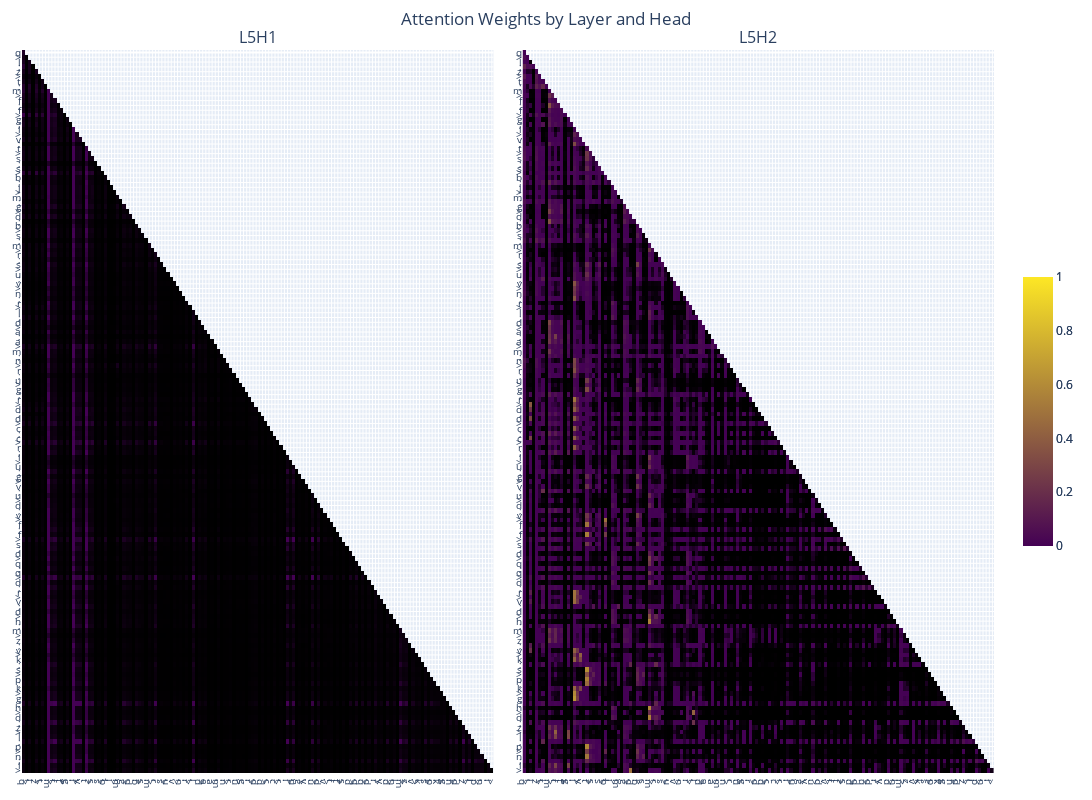

The code cell stored with this chart in its notebook:
### Code cell
weights = [attn_weight.detach().cpu().numpy()[0] for attn_weight in attn_weights]
plotly_fig = get_fig(weights, list(prompt), base_height=800, selected_layers=[4], selected_heads=[0, 1], selected_x_toks=list(range(400, 550)), selected_y_toks=list(range(400, 550)))
plotly_fig.write_html("assets/l5_attn_map.html")
plotly_fig.show()

### Figure 1 — Plotly figure (JSON) as saved in the notebook; plotly's stock layout.template omitted (floating-point values rounded to 4 significant figures; data arrays with more than 128 entries replaced by an {"elided": "..."} marker saying what was removed)
{"data": [{"colorbar": {"len": 0.4}, "colorscale": [[0, "black"], [0.001, "rgb(68,1,84)"], [1, "rgb(253,231,37)"]], "type": "heatmap", "x": {"elided": "150 int values"}, "xaxis": "x", "y": {"elided": "150 int values"}, "yaxis": "y", "z": {"elided": "150x150 float values"}, "zmax": 1, "zmin": 0}, {"colorbar": {"len": 0.4}, "colorscale": [[0, "black"], [0.001, "rgb(68,1,84)"], [1, "rgb(253,231,37)"]], "type": "heatmap", "x": {"elided": "150 int values"}, "xaxis": "x2", "y": {"elided": "150 int values"}, "yaxis": "y2", "z": {"elided": "150x150 float values"}, "zmax": 1, "zmin": 0}], "layout": {"annotations": [{"font": {"size": 16}, "showarrow": false, "text": "L5H1", "x": 0.2425, "xanchor": "center", "xref": "paper", "y": 1, "yanchor": "bottom", "yref": "paper"}, {"font": {"size": 16}, "showarrow": false, "text": "L5H2", "x": 0.7575, "xanchor": "center", "xref": "paper", "y": 1, "yanchor": "bottom", "yref": "paper"}], "height": 800, "margin": {"b": 20, "l": 20, "r": 20, "t": 50}, "showlegend": false, "title": {"text": "Attention Weights by Layer and Head", "x": 0.5}, "width": 1600, "xaxis": {"anchor": "y", "domain": [0, 0.485], "tickfont": {"size": 10}, "tickmode": "array", "ticktext": {"elided": "150 str values"}, "tickvals": {"elided": "150 int values"}, "type": "linear"}, "xaxis2": {"anchor": "y2", "domain": [0.515, 1], "tickfont": {"size": 10}, "tickmode": "array", "ticktext": {"elided": "150 str values"}, "tickvals": {"elided": "150 int values"}, "type": "linear"}, "yaxis": {"anchor": "x", "autorange": "reversed", "domain": [0, 1], "tickfont": {"size": 10}, "tickmode": "array", "ticktext": {"elided": "150 str values"}, "tickvals": {"elided": "150 int values"}, "type": "linear"}, "yaxis2": {"anchor": "x2", "autorange": "reversed", "domain": [0, 1], "tickfont": {"size": 10}, "tickmode": "array", "ticktext": {"elided": "150 str values"}, "tickvals": {"elided": "150 int values"}, "type": "linear"}}}
